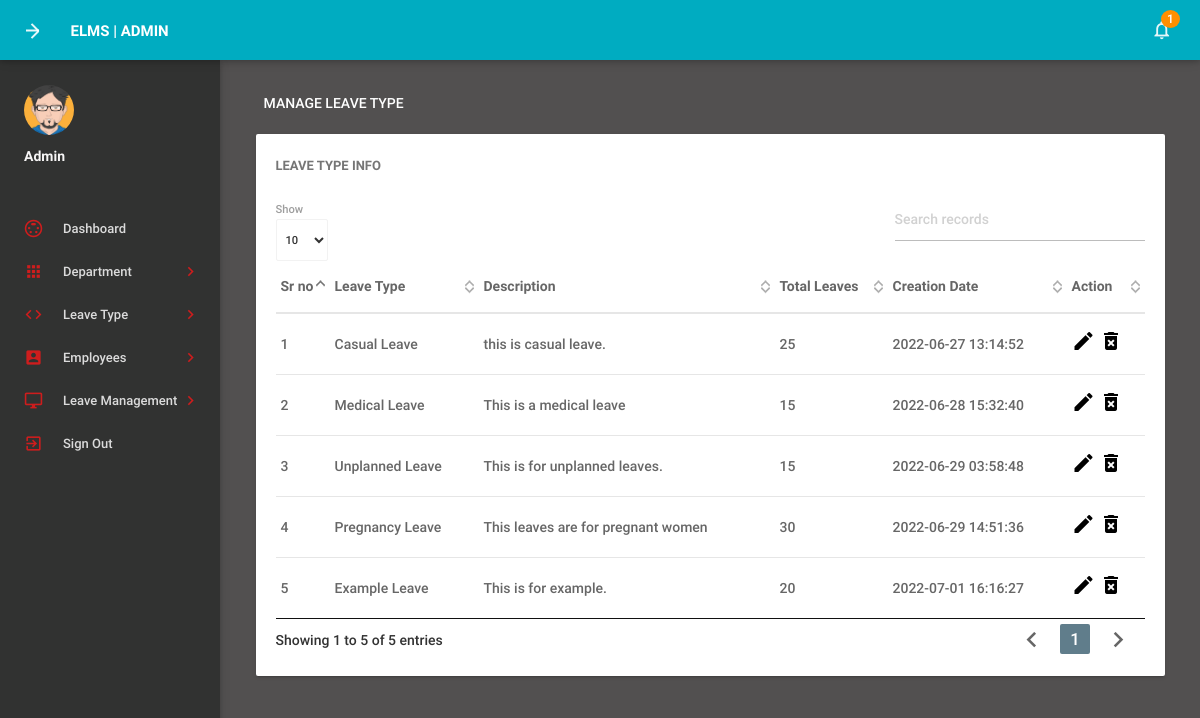
Screenshot of /admin/manageleavetype.php (signed in) with the database file from the repository.
### tables this page shows
CREATE TABLE `tblleavetype` (
  `id` int(11) NOT NULL,
  `LeaveType` varchar(200) DEFAULT NULL,
  `Description` mediumtext,
  `CreationDate` timestamp NOT NULL DEFAULT CURRENT_TIMESTAMP,
  `TotalLeaves` int(11) NOT NULL
);

### admin/manageleavetype.php (the view, shortened to what this page needs)
<?php
include('includes/config.php');
if(strlen($_SESSION['alogin'])==0)
    {
header('location:index.php');
}
else{
 ?>
<!DOCTYPE html>
<html lang="en">
    <head>
        <link type="text/css" rel="stylesheet" href="../assets/plugins/materialize/css/materialize.min.css"/>
        <link href="../assets/plugins/material-preloader/css/materialPreloader.min.css" rel="stylesheet">
        <link href="../assets/plugins/datatables/css/jquery.dataTables.min.css" rel="stylesheet">
        <link href="../assets/css/alpha.min.css" rel="stylesheet" type="text/css"/>
        <link href="../assets/css/custom.css" rel="stylesheet" type="text/css"/>
    </head>
    <body>
       <?php include('includes/header.php');?>
       <?php include('includes/sidebar.php');?>
            <main class="mn-inner">
                <div class="row">
                    <div class="col s12">
                        <div class="page-title">Manage Leave Type</div>
                    </div>
                    <div class="col s12 m12 l12">
                        <div class="card">
                            <div class="card-content">
                                <span class="card-title">Leave Type Info</span>
                                <table id="example" class="display responsive-table ">
                                    <thead>
                                        <tr>
                                            <th>Sr no</th>
                                            <th>Leave Type</th>
                                            <th>Description</th>
                                            <th>Total Leaves</th>
                                            <th>Creation Date</th>
                                            <th>Action</th>
                                        </tr>
                                    </thead>
                                    <tbody>
<?php $sql = "SELECT * from tblleavetype";
$query = $dbh -> prepare($sql);
$query->execute();
$results=$query->fetchAll(PDO::FETCH_OBJ);
$cnt=1;
if($query->rowCount() > 0)
{
foreach($results as $result)
{               ?>
                                        <tr>
                                            <td> <?php echo htmlentities($cnt);?></td>
                                            <td><?php echo htmlentities($result->LeaveType);?></td>
                                            <td><?php echo htmlentities($result->Description);?></td>
                                            <td><?php echo htmlentities($result->TotalLeaves);?></td>
                                            <td><?php echo htmlentities($result->CreationDate);?></td>
                                            <td><a href="editleavetype.php?lid=<?php echo htmlentities($result->id);?>"><i class="material-icons">mode_edit</i></a>
                                            <a href="manageleavetype.php?del=<?php echo htmlentities($result->id);?>" onclick="return confirm('Do you want to delete');"> <i class="material-icons">delete_forever</i></a> </td>
                                        </tr>
                                         <?php $cnt++;} }?>
                                    </tbody>
                                </table>
                            </div>
                        </div>
                    </div>
                </div>
            </main>
        </div>
        <div class="left-sidebar-hover"></div>
    </body>
</html>
<?php } ?>

### rows the page displays
tblleavetype: LeaveType "Casual Leave", Description "this is casual leave.", TotalLeaves "25", CreationDate "2022-06-27 13:14:52"
tblleavetype: LeaveType "Medical Leave", Description "This is a medical leave", TotalLeaves "15", CreationDate "2022-06-28 15:32:40"
tblleavetype: LeaveType "Unplanned Leave", Description "This is for unplanned leaves.", TotalLeaves "15", CreationDate "2022-06-29 03:58:48"
tblleavetype: LeaveType "Pregnancy Leave", Description "This leaves are for pregnant women", TotalLeaves "30", CreationDate "2022-06-29 14:51:36"
tblleavetype: LeaveType "Example Leave", Description "This is for example.", TotalLeaves "20", CreationDate "2022-07-01 16:16:27"

### other values shown
$unreadcount "1"
